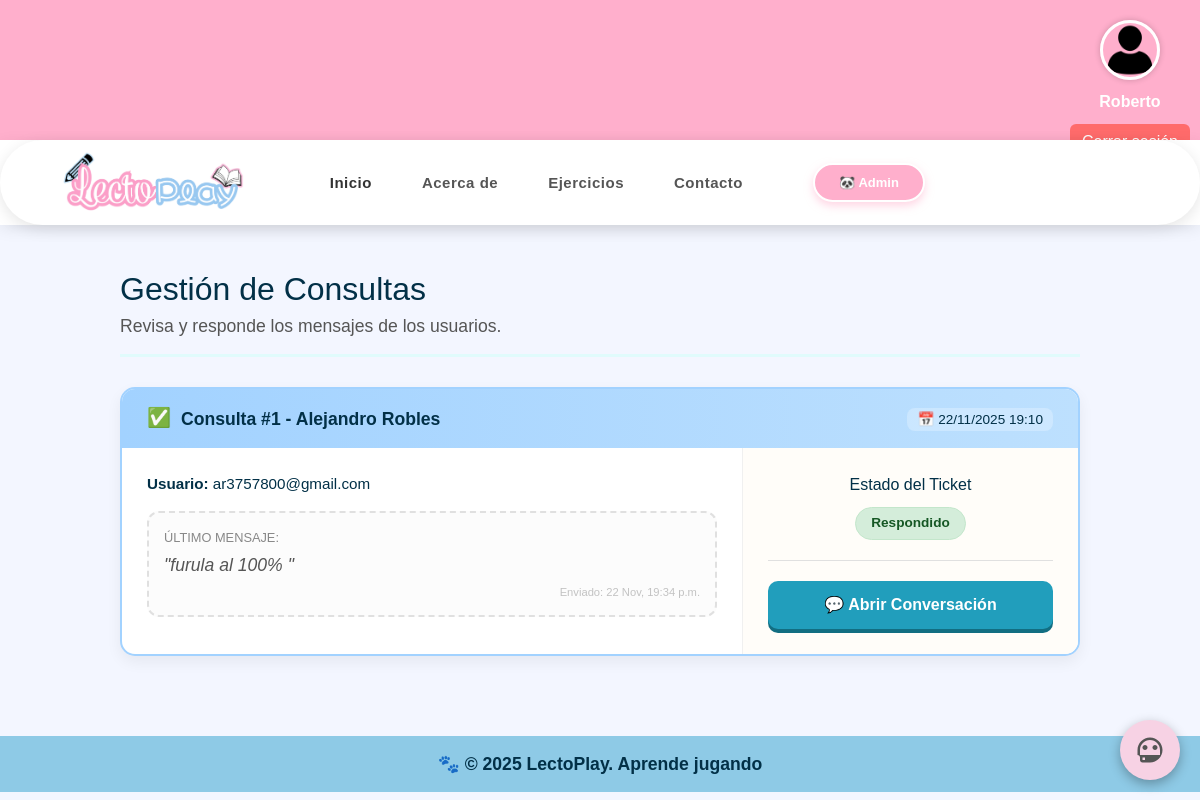
Before: /panel-admin/consultas/ (signed in) with the older database file.
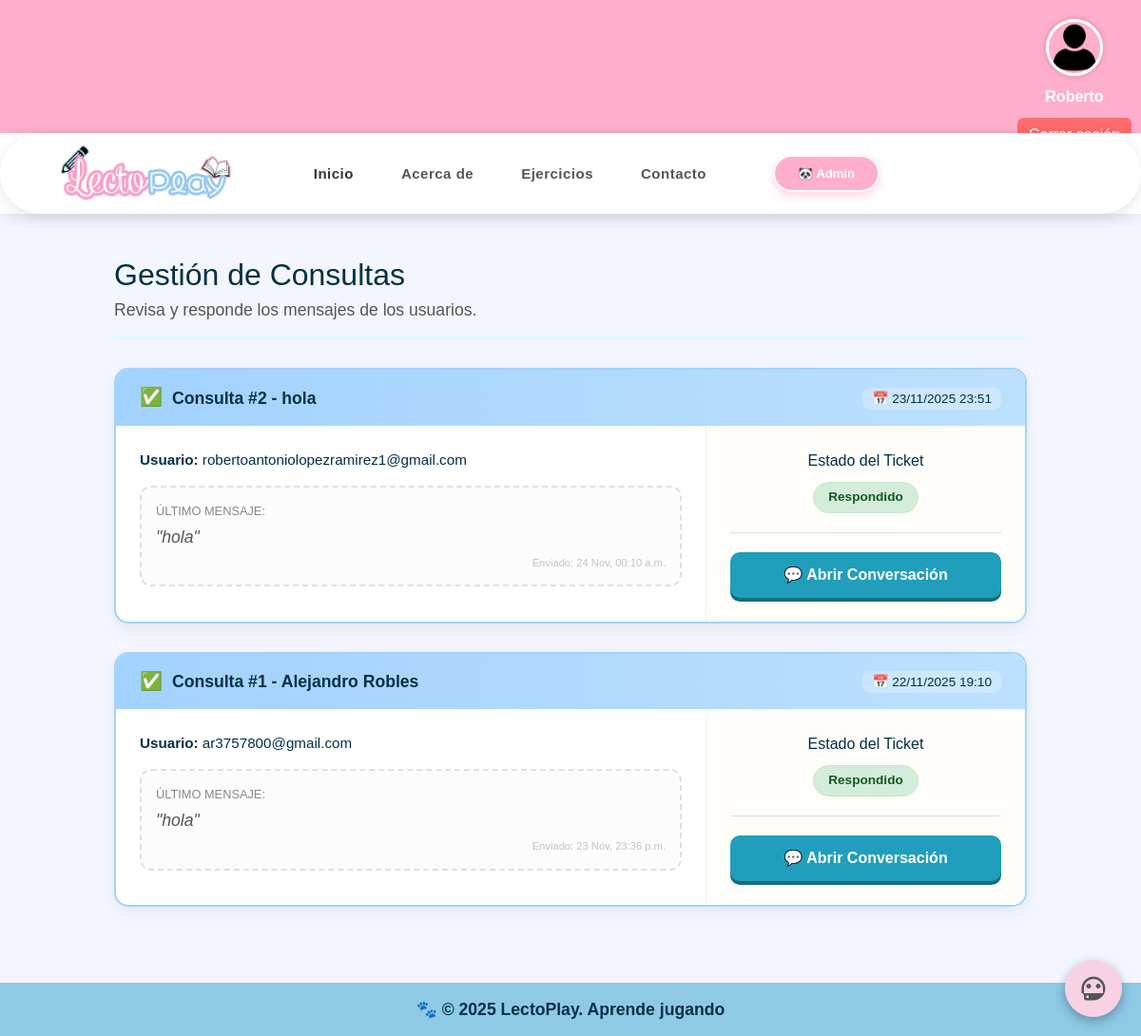
After: the same page with the newer database file.
### app/models.py (models this page shows, shortened)
class Ticket(models.Model):
    contacto = models.ForeignKey(Contacto, on_delete=models.CASCADE, related_name='tickets')
    estado = models.CharField(max_length=20, default='pendiente')   # pendiente / en_proceso / resuelto
    creado = models.DateTimeField(auto_now_add=True)

class Contacto(models.Model):
    nombre = models.CharField(max_length=120)
    correo = models.EmailField()
    mensaje = models.TextField()
    fecha_envio = models.DateField()  # Fecha seleccionada por el usuario
    creado = models.DateTimeField(auto_now_add=True)

class Message(models.Model):
    ticket = models.ForeignKey(Ticket, on_delete=models.CASCADE, related_name='mensajes')
    autor = models.CharField(max_length=10)   # 'usuario' o 'admin'
    contenido = models.TextField()
    creado = models.DateTimeField(auto_now_add=True)

### app/views.py (the view)
# urls.py: path('panel-admin/consultas/', views.admin_consultas, name='admin_consultas'),
@staff_member_required(login_url='/login/')
def admin_consultas(request):
    tickets_qs = Ticket.objects.order_by('-creado')
    tickets = []
    for t in tickets_qs:
        last = t.mensajes.order_by('-creado').first()
        unread = True if last and last.autor == 'usuario' else False
        tickets.append({
            'ticket': t,
            'last': last,
            'unread': unread,
        })
    unread_count = sum(1 for x in tickets if x['unread'])
    return render(request, "admin/admin_consultas.html", {
        "tickets": tickets,
        "unread_count": unread_count,
    })

### app/templates/admin/admin_consultas.html (shortened to what this page needs)
{% extends "home.html" %}
{% load static %}
{% block content %}
<div class="admin-consultas-container">
    <div class="admin-header-row">
        <div>
            <h1>Gestión de Consultas</h1>
            <p>Revisa y responde los mensajes de los usuarios.</p>
        </div>
    </div>
    {% if tickets %}
    <div class="tickets-list">
        {% for item in tickets %}
            {% with ticket=item.ticket last=item.last unread=item.unread %}
            <div class="full-ticket-card {% if unread %}status-unread{% else %}status-read{% endif %}">
                <div class="ticket-header">
                    <div class="header-left">
                        <span class="icon-status">
                            {% if unread %}📩{% else %}✅{% endif %}
                        </span>
                        <span class="ticket-subject">Consulta #{{ ticket.id }} - {{ ticket.contacto.nombre }}</span>
                    </div>
                    <div class="header-right">
                        <span class="date-badge">
                            📅 {{ ticket.creado|date:"d/m/Y H:i" }}
                        </span>
                    </div>
                </div>
                <div class="ticket-body">
                    <div class="row-split">
                        <div class="col-msg">
                            <div class="user-meta">
                                <strong>Usuario:</strong> {{ ticket.contacto.correo }}
                            </div>
                            <div class="message-box">
                                <h6 class="msg-label">Último mensaje:</h6>
                                {% if last %}
                                    <p>"{{ last.contenido|linebreaksbr }}"</p>
                                    <small class="msg-time">Enviado: {{ last.creado|date:"d M, H:i a" }}</small>
                                {% else %}
                                    <p class="muted">No hay mensajes previos.</p>
                                {% endif %}
                            </div>
                        </div>
                        <div class="col-action">
                            <div class="action-panel">
                                <h6>Estado del Ticket</h6>
                                <span class="status-pill {% if unread %}pill-warning{% else %}pill-success{% endif %}">
                                    {% if unread %}Pendiente de respuesta{% else %}Respondido{% endif %}
                                </span>
                                <hr class="mini-divider">
                                <a href="{% url 'consulta_detalle' ticket.id %}" class="btn-action-block">
                                    💬 Abrir Conversación
                                </a>
                            </div>
                        </div>
                    </div>
                </div>
            </div>
            {% endwith %}
        {% endfor %}
    </div>
    {% else %}
    <div class="empty-state-list">
        <div class="empty-icon">📭</div>
        <h3>Bandeja de entrada vacía</h3>
        <p>¡Buen trabajo! No hay consultas pendientes.</p>
    </div>
    {% endif %}
</div>
{% endblock %}

### app/templates/home.html (shortened to what this page needs)
<!DOCTYPE html>
<html lang="es">
<head>
    {% load static %}
    <link rel="stylesheet" href="{% static 'css/style.css' %}?v=2">
    <script src="https://cdn.tailwindcss.com"></script>
    <link rel="stylesheet" href="{% static 'css/chatbot.css' %}">
</head>
<body>
    <header>
    <nav class="navbar" style="padding: 10px 0; display: flex; align-items: center;">
        <div id="user-info">
            {% if user.is_authenticated %}
                <div class="user-avatar" style="display:flex; align-items:center; gap:10px;">
                    <img src="{% static 'css/login-avatar.png' %}"
                         width="40" height="40"
                         alt="avatar" class="avatar">
                    <span style="font-weight:600;">
                        {{ user.username }}
                    </span>
                    <form method="post" action="{% url 'logout' %}">
                        <button type="submit" style="
                            background:#ff6b6b;
                            border:none;
                            padding:6px 12px;
                            border-radius:6px;
                            color:white;
                            cursor:pointer;">
                        </button>
                    </form>
                </div>
            {% else %}
                <button id="login-btn" class="login-btn" onclick="window.location.href='/login'">
                    Iniciar Sesión
                </button>
            {% endif %}
        </div>
    </nav>
</header>
    <div class="white-navbar-container" style="width: 100%; background-color: #fff; box-shadow: 0 4px 15px rgba(0,0,0,0.08); position: relative; z-index: 50;">
        <nav class="white-navbar" style="width: 100%; max-width: none; display: flex; align-items: center; justify-content: flex-start; padding: 10px 60px; gap: 80px;">
            <a href="{% url 'home' %}" style="display: flex; align-items: center; text-decoration: none;">
                <img src="{% static 'css/logo3.png' %}" alt="LectoPlay" class="logo-img"
                     style="height: 65px; width: auto; object-fit: contain; transition: transform 0.3s ease;"
                     onmouseover="this.style.transform='scale(1.05)'"
                     onmouseout="this.style.transform='scale(1)'">
            </a>
            <ul class="nav-links" style="display: flex; align-items: center; list-style: none; gap: 50px; margin: 0; padding: 0;">
                <li>
                    <a href="{% url 'home' %}" class="active"
                       style="text-decoration: none; color: #333; font-weight: 700; font-size: 15px; letter-spacing: 0.5px;  transition: color 0.3s;"
                       onmouseover="this.style.color='#ffafcc'"
                       onmouseout="this.style.color='#333'">
                        Inicio
                    </a>
                </li>
                <li>
                    <a href="{% url 'about' %}"
                       style="text-decoration: none; color: #555; font-weight: 700; font-size: 15px; letter-spacing: 0.5px;  transition: color 0.3s;"
                       onmouseover="this.style.color='#ffafcc'"
                       onmouseout="this.style.color='#555'">
                        Acerca de
                    </a>
                </li>
                <li>
                    <a href="{% url 'ejercicios' %}"
                       style="text-decoration: none; color: #555; font-weight: 700; font-size: 15px; letter-spacing: 0.5px;  transition: color 0.3s;"
                       onmouseover="this.style.color='#ffafcc'"
                       onmouseout="this.style.color='#555'">
                        Ejercicios
                    </a>
                </li>
                <li>
                    <a href="{% url 'contacto' %}"
                       style="text-decoration: none; color: #555; font-weight: 700; font-size: 15px; letter-spacing: 0.5px;  transition: color 0.3s;"
                       onmouseover="this.style.color='#ffafcc'"
                       onmouseout="this.style.color='#555'">
                        Contacto
                    </a>
                </li>
                {% if request.user.is_authenticated and request.user.is_staff %}
                    <li style="margin-left: 20px;">
                        <a href="{% url 'admin_dashboard' %}"
                           style="
                               color: #fff;
                               background-color: #ffafcc;
                               padding: 8px 24px;
                               border-radius: 50px;
                               font-weight: 800;
                               font-size: 13px;
                               border: 2px solid #fff;
                               box-shadow: 0 4px 8px rgba(255, 175, 204, 0.5);
                               transition: all 0.3s ease;
                               text-decoration: none;
                               display: flex;
                               align-items: center;
                               gap: 6px;
                           "
                           onmouseover="this.style.backgroundColor='#f28482'; this.style.transform='translateY(-2px) scale(1.05)';"
                           onmouseout="this.style.backgroundColor='#ffafcc'; this.style.transform='translateY(0) scale(1)';">
                           🐼 Admin
                        </a>
                    </li>
                {% endif %}
            </ul>
        </nav>
    </div>
    {% block content %}{% endblock %}
    <div id="chatbot-toggle" role="button" aria-label="Abrir chat">
    </div>
    <footer>
        <p>🐾 &copy; 2025 LectoPlay. Aprende jugando </p>
    </footer>
</body>
</html>

### app/static/css/style.css (style rules this page uses)
body { font-family: 'Comic Sans MS', 'Poppins', sans-serif; font-size: 1rem; font-weight: 400; line-height: 1.5; background-color: #F3F6FF; margin: 0; color: #555555; text-align: left; }
.navbar { display: flex; justify-content: space-between; align-items: center; background-color: #FFAFCC; padding: 2rem 40px; font-family: 'Poppins', cursive, sans-serif; }
.white-navbar-container { width: 100%; display: flex; justify-content: center; margin-top: -40px; }
.white-navbar { width: 65%; background: white; padding: 12px 35px; border-radius: 60px; box-shadow: 0 4px 15px rgba(0,0,0,0.1); display: flex; justify-content: center; align-items: center; gap: 140px; position: relative; }
.logo-img { height: 55px; width: auto; display: block; }
.nav-links { list-style: none; display: flex; gap: 20px; }
.nav-links a { color: white; text-decoration: none; font-weight: 600; transition: 0.3s; }
footer { background-color: #8ecae6; color: #023047; text-align: center; padding: 15px 0; margin-top: 40px; font-weight: 600; }
button, .btn { background-color: #ffafcc; color: #fff; border: none; border-radius: 8px; padding: 10px 18px; cursor: pointer; transition: background 0.3s; font-size: 1rem; }
h1, h2 { color: #219ebc; }
p { font-size: 1.1rem; }
.user-avatar { display: flex; flex-direction: column; align-items: center; text-align: center; gap: 10px; padding: 10px; }
.user-avatar img.avatar { width: 60px; height: 60px; border-radius: 50%; border: 3px solid white; box-shadow: 0 0 6px rgba(0, 0, 0, 0.2); }
.user-avatar span { font-weight: bold; color: white; font-size: 1rem; }
.admin-consultas-container { max-width: 1100px; margin: 30px auto 80px auto; padding: 0 18px; }
.status-read { background:#effff6; color:#0b8a58; border:1px solid rgba(11,138,88,0.06); }
.admin-consultas-container { max-width: 1000px; margin: 40px auto 80px auto; padding: 0 20px; }
.admin-header-row { display: flex; justify-content: space-between; align-items: center; margin-bottom: 30px; border-bottom: 3px solid #e0fbfc; padding-bottom: 15px; }
.admin-header-row h1 { font-size: 2rem; color: #023047; margin: 0; }
.full-ticket-card { background: white; border-radius: 15px; margin-bottom: 30px; box-shadow: 0 6px 15px rgba(0,0,0,0.06); overflow: hidden; border: 2px solid transparent; transition: transform 0.2s ease; }
.ticket-header { padding: 15px 25px; display: flex; justify-content: space-between; align-items: center; color: white; }
.header-left { display: flex; align-items: center; gap: 10px; }
.ticket-subject { font-weight: bold; font-size: 1.1rem; }
.icon-status { font-size: 1.2rem; }
.date-badge { background: rgba(255,255,255,0.25); padding: 4px 10px; border-radius: 8px; font-size: 0.85rem; }
.status-read { border-color: #a2d2ff; }
.status-read .ticket-header { background: linear-gradient(90deg, #a2d2ff, #bde0fe); color: #023047; }
.ticket-body { padding: 0; }
.row-split { display: flex; flex-wrap: wrap; }
.col-msg { flex: 2; padding: 25px; min-width: 300px; border-right: 1px solid #f0f0f0; }
.user-meta { color: #023047; margin-bottom: 15px; font-size: 0.95rem; }
.message-box { background-color: #fcfcfc; border: 2px dashed #e0e0e0; border-radius: 12px; padding: 15px; }
.msg-label { color: #888; font-size: 0.8rem; text-transform: uppercase; margin-bottom: 5px; }
.message-box p { color: #555; font-style: italic; margin: 0; }
.msg-time { display: block; text-align: right; margin-top: 8px; font-size: 0.75rem; color: #aaa; }
.col-action { flex: 1; padding: 25px; background-color: #fffdf9; display: flex; flex-direction: column; justify-content: center; min-width: 250px; }
.action-panel { text-align: center; }
.action-panel h6 { color: #023047; margin-bottom: 10px; }
.status-pill { padding: 5px 15px; border-radius: 20px; font-size: 0.85rem; font-weight: bold; display: inline-block; }
.pill-success { background: #d4edda; color: #155724; border: 1px solid #c3e6cb; }
.mini-divider { border: 0; border-top: 1px solid #e0e0e0; margin: 20px 0; }
.btn-action-block { display: block; width: 100%; background-color: #219ebc; color: white; padding: 12px; border-radius: 10px; text-decoration: none; font-weight: bold; transition: 0.3s; border: none; box-shadow: 0 4px 0 #126e82; }
.msg-time { display: block; font-size: 0.7rem; margin-top: 5px; text-align: right; opacity: 0.7; }

Changed rows visible on the page:
added Ticket: ticket.id "2", ticket.contacto.nombre "hola", ticket.creado "23/11/2025 23:51", ticket.contacto.correo "robertoantoniolopezramirez1@gmail.com", last.contenido "hola", last.creado "24 Nov, 00:10 a.m."
computed for Ticket "Alejandro Robles": last.contenido "furula al 100%" → "hola"; last.creado "22 Nov, 19:34 p.m." → "23 Nov, 23:36 p.m."
